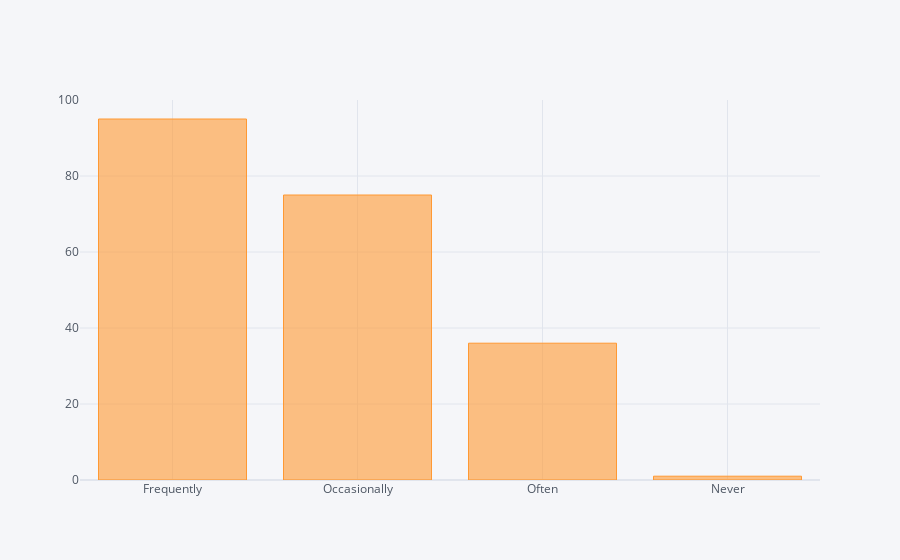

Notebook cell for this chart:
### Code cell
'''Bar Chart of Logged in Frequency'''

plot_data6 = data_set['Logged in Frequency'].value_counts().iplot(kind = 'bar')
plot_data6

### Figure 1 — Plotly figure (JSON) as saved in the notebook; plotly's stock layout.template omitted (floating-point values rounded to 4 significant figures)
{"data": [{"marker": {"color": "rgba(255, 153, 51, 0.6)", "line": {"color": "rgba(255, 153, 51, 1.0)", "width": 1}}, "name": "Logged in Frequency", "orientation": "v", "text": "", "type": "bar", "x": ["Frequently", "Occasionally", "Often", "Never"], "y": [95, 75, 36, 1]}], "layout": {"legend": {"bgcolor": "#F5F6F9", "font": {"color": "#4D5663"}}, "paper_bgcolor": "#F5F6F9", "plot_bgcolor": "#F5F6F9", "title": {"font": {"color": "#4D5663"}}, "xaxis": {"gridcolor": "#E1E5ED", "showgrid": true, "tickfont": {"color": "#4D5663"}, "title": {"font": {"color": "#4D5663"}, "text": ""}, "zerolinecolor": "#E1E5ED"}, "yaxis": {"gridcolor": "#E1E5ED", "showgrid": true, "tickfont": {"color": "#4D5663"}, "title": {"font": {"color": "#4D5663"}, "text": ""}, "zerolinecolor": "#E1E5ED"}}}
